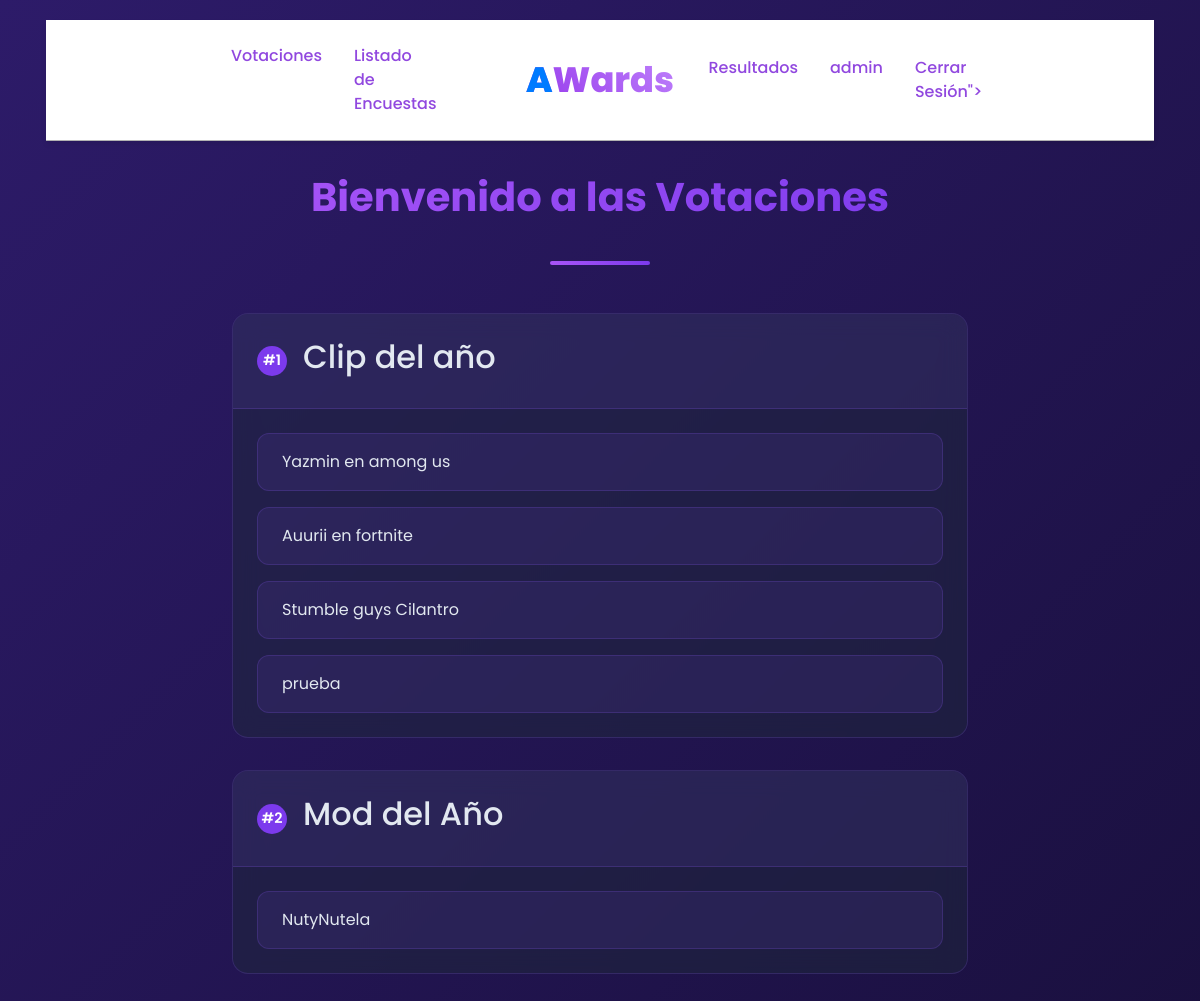
Before: /inicio (signed in) with the older database file.
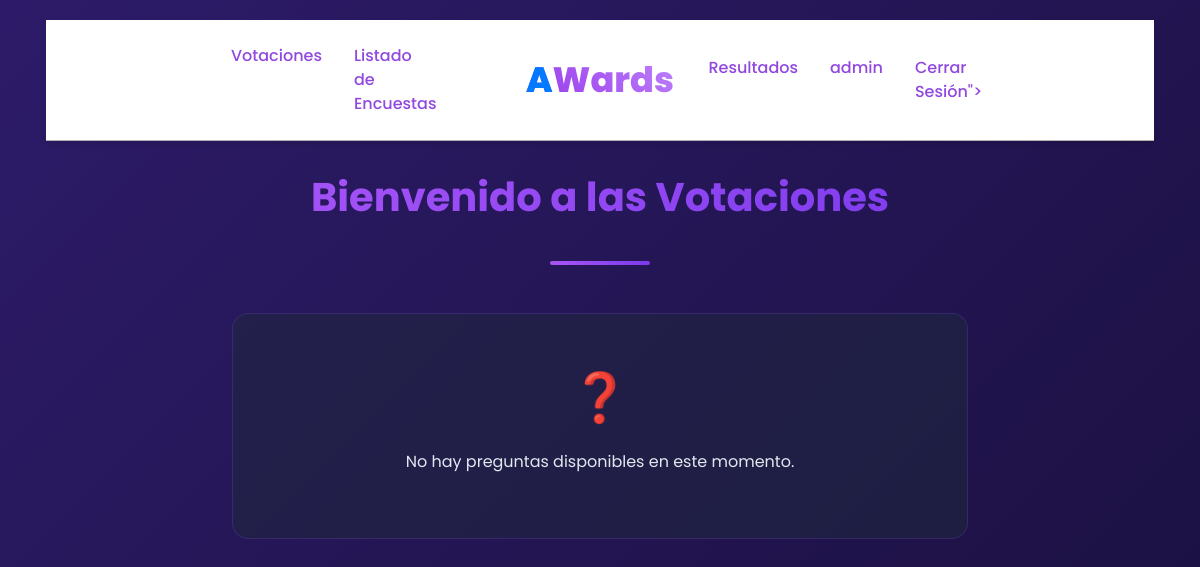
After: the same page with the newer database file.
### core/models.py (models this page shows, shortened)
class Pregunta(models.Model):
    encuesta = models.ForeignKey(Encuesta, on_delete=models.CASCADE, related_name='preguntas', null=True)
    pregunta = models.TextField(null=True)

class Opcion(models.Model):
    pregunta = models.ForeignKey(Pregunta, on_delete=models.CASCADE, related_name='opciones', null=True)
    opcion = models.CharField(max_length=200)
    medias = models.ManyToManyField(Media, related_name='opciones_media', blank=True)
    color = models.CharField(max_length=7, blank=True, default="#28a745", validators=[
        RegexValidator(r'^#[0-9A-Fa-f]{6}$', message="El color debe ser un código hexadecimal válido.")
    ])

### core/views.py (the view, shortened to what this page needs)
# urls.py: path('inicio', views.inicio, name='inicio'), # Pagina de Inicio
def inicio(request):
    twitch_name = request.session.get('twitch_name')
    preguntas = Pregunta.objects.all()
    preguntas_con_voto = []
    for pregunta in preguntas:
        ha_votado = pregunta.formulario_set.filter(usuario=twitch_name).exists() if twitch_name else False
        preguntas_con_voto.append({
            'pregunta': pregunta,
            'ha_votado': ha_votado
        })
    return render(
        request,
        'core/inicio.html',
        {
            'preguntas': preguntas_con_voto,
            'twitch_name': twitch_name
        }
    )

### core/templates/core/inicio.html (shortened to what this page needs)
<!DOCTYPE html>
<html lang="es">
<head>
    {% load static %}
    <link rel="stylesheet" href="https://stackpath.bootstrapcdn.com/bootstrap/4.5.2/css/bootstrap.min.css">
    <link rel="stylesheet" href="https://cdnjs.cloudflare.com/ajax/libs/animate.css/4.1.1/animate.min.css" />
    <link href="https://cdnjs.cloudflare.com/ajax/libs/font-awesome/5.10.0/css/all.min.css" rel="stylesheet">
    <link href="{% static 'core/lib/owlcarousel/assets/owl.carousel.min.css' %}" rel="stylesheet">
    <link href="{% static 'core/lib/lightbox/css/lightbox.min.css' %}" rel="stylesheet">
</head>
<body>
    <div class="container-fluid position-relative nav-bar p-0">
        <div class="container-lg position-relative p-0 px-lg-3" style="z-index: 9;">
            <nav class="navbar navbar-expand-lg nav-centered">
                <div class="container">
                    <a class="navbar-brand" href="">
                        <span class="text-primary">A</span>Wards
                    </a>
                    <div class="collapse navbar-collapse" id="navbarNav3">
                        <ul class="navbar-nav nav-left">
                            <li class="nav-item">
                                <a class="nav-link {% if request.path == '/' %}active{% endif %}" href="">Votaciones</a>
                            </li>
                            {% if user.is_authenticated %}
                            <li>
                                <a class="nav-link" href="{% url 'lista_encuestas' %}">Listado de Encuestas</a>
                            </li>
                            {% endif %}
                        </ul>
                        <ul class="navbar-nav nav-right">
                            <li class="nav-item">
                                <a class="nav-link" href="">Resultados</a>
                            </li>
                            {% if user.is_authenticated %}
                            <li class="nav-item">
                                <a class="nav-link" href="#">{{ user.username }}</a>
                            </li>
                            <li class="nav-item">
                                <a href="{% url 'logout' %}"  class="nav-link">Cerrar Sesión"></a>
                            </li>
                            {% else %}
                            <li class="nav-item">
                                <a class="nav-link" href="{% url 'login' %}">Iniciar Sesión</a>
                            </li>
                            {% endif %}
                        </ul>
                    </div>
                </div>
            </nav>
        </div>
    </div>
    <div class="voting-container">
        <div class="page-title">
            <h1 class="animate-title">Bienvenido a las Votaciones</h1>
            <div class="title-decoration"></div>
        </div>
        {% if completed %}
        <div class="completion-card animate-scale-in">
            <div class="completion-icon">
                <svg xmlns="http://www.w3.org/2000/svg" width="48" height="48" viewBox="0 0 24 24" fill="none"
                    stroke="currentColor" stroke-width="2">
                    <path d="M22 11.08V12a10 10 0 1 1-5.93-9.14"></path>
                    <polyline points="22 4 12 14.01 9 11.01"></polyline>
                </svg>
            </div>
            <div class="completion-text">
                <h3>¡Votación Completada!</h3>
                <p>Ya has votado en todas las categorías. ¡Gracias por participar!</p>
                <div class="results-date">
                    <span class="calendar-icon">📅</span>
                    Los resultados se mostrarán el 27 de diciembre de 2024
                </div>
            </div>
        </div>
        {% elif twitch_name %}
        {% if preguntas %}
        <div class="questions-grid">
            {% for item in preguntas %}
            {% if not item.ha_votado %}
            <div class="question-card animate-slide-up" style="--animation-delay: {{ forloop.counter0 }}00ms">
                <div class="question-header">
                    <span class="question-number">#{{ forloop.counter }}</span>
                    <h2>{{ item.pregunta.pregunta }}</h2>
                </div>
                <div class="question-body">
                    <div class="options-list">
                        {% for opcion in item.pregunta.opciones.all %}
                        <a href="{% url 'votaciones' pregunta_id=item.pregunta.id opcion_id=opcion.id %}"
                            class="option-button" style="--option-delay: {{ forloop.counter0 }}00ms">
                            <span class="option-text">{{ opcion.opcion }}</span>
                        </a>
                        {% endfor %}
                    </div>
                </div>
            </div>
            {% endif %}
            {% endfor %}
        </div>
        {% else %}
        <div class="empty-state animate-fade-in">
            <div class="empty-icon">❓</div>
            <p>No hay preguntas disponibles en este momento.</p>
        </div>
        {% endif %}
        {% endif %}
    </div>
</body>
</html>

### core/templates/core/inicio.html (style rules this page uses)
:root { --gradient-start: #2d1b69; --gradient-end: #1a103f; --accent-purple: #9333ea; --light-purple: #c084fc; --text-primary: #9148df; --card-bg: rgba(45, 27, 105, 0.6); }
body { font-family: 'Poppins', sans-serif; background: linear-gradient(135deg, var(--gradient-start), var(--gradient-end)); color: var(--text-primary); margin: 0; padding: 20px; min-height: 100vh; background-attachment: fixed; }
.navbar { background: rgba(45, 27, 105, 0.8); backdrop-filter: blur(10px); border-bottom: 1px solid rgba(0, 0, 0, 0.3); }
.navbar-brand { background: linear-gradient(45deg, var(--accent-purple), var(--light-purple)); -webkit-background-clip: text; background-clip: text; color: transparent !important; font-weight: 800; font-size: 1.8rem; }
.nav-link { color: var(--text-primary) !important; font-weight: 500; padding: 0.5rem 1rem; margin: 0 0.5rem; border-radius: 8px; transition: all 0.3s ease; }
.container { max-width: 800px; }
h1 { background: linear-gradient(45deg, var(--accent-purple), var(--light-purple)); -webkit-background-clip: text; background-clip: text; color: transparent; text-align: center; margin-bottom: 40px; font-weight: 700; font-size: 2.5rem; }
.voting-container { max-width: 800px; margin: 0 auto; padding: 2rem; color: #e2e8f0; }
.page-title { text-align: center; margin-bottom: 3rem; position: relative; }
.animate-title { font-size: 2.5rem; font-weight: 700; background: linear-gradient(135deg, #a855f7, #7c3aed); -webkit-background-clip: text; background-clip: text; color: transparent; animation: fadeSlideDown 0.8s ease-out; }
.title-decoration { width: 100px; height: 4px; background: linear-gradient(90deg, #a855f7, #7c3aed); margin: 1rem auto; border-radius: 2px; }
.empty-state { text-align: center; padding: 3rem; background: rgba(30, 41, 59, 0.5); border-radius: 16px; border: 1px solid rgba(139, 92, 246, 0.2); }
.empty-icon { font-size: 3rem; margin-bottom: 1rem; }
.animate-fade-in { animation: fadeIn 0.5s ease-out; }
.nav-centered { background-color: white; box-shadow: 0 4px 6px -1px rgba(0, 0, 0, 0.1); padding: 0.5rem 0; }
.nav-centered .navbar-brand { position: absolute; left: 50%; transform: translateX(-50%); font-size: 2.2rem; font-weight: 800; }
.nav-centered .navbar-nav { flex: 1; }
.nav-centered .nav-left { justify-content: flex-end; margin-right: 120px; }
.nav-centered .nav-right { justify-content: flex-start; margin-left: 120px; }
.nav-centered .nav-link { color: #374151; font-weight: 500; padding: 1rem 1.5rem; transition: all 0.3s ease; }

Changed rows visible on the page:
removed Pregunta: pregunta.pregunta "Clip del año"
removed Opcion: opcion "Yazmin en among us", shown under "Clip del año"
removed Opcion: opcion "Auurii en fortnite", shown under "Clip del año"
removed Opcion: opcion "Stumble guys Cilantro", shown under "Clip del año"
removed Opcion: opcion "prueba", shown under "Clip del año"
removed Pregunta: pregunta.pregunta "Mod del Año"
removed Opcion: opcion "NutyNutela", shown under "Mod del Año"
Other visible differences:
text now shown: "❓ No hay preguntas disponibles en este momento."
